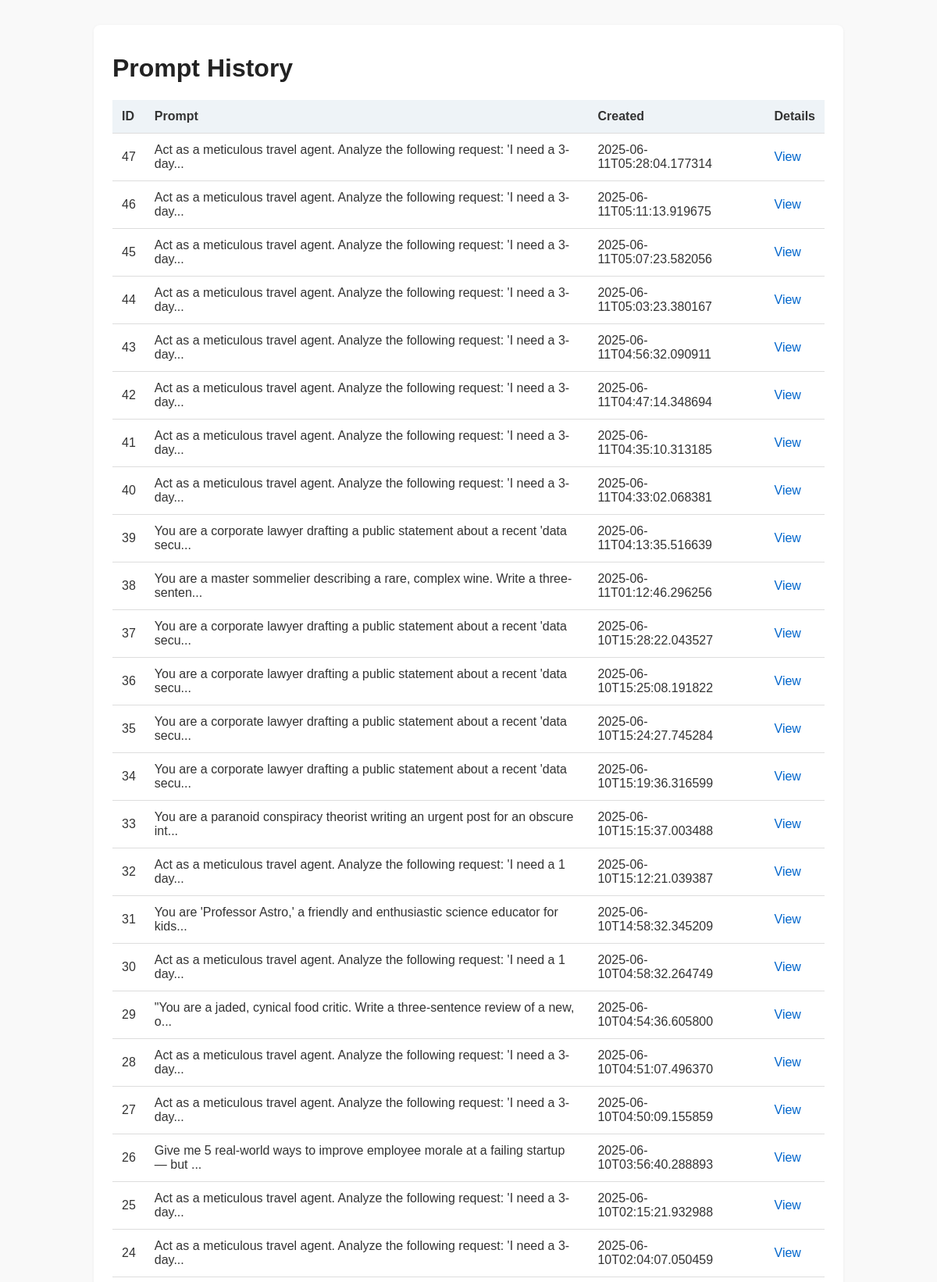
The app's page /history (upper part) with its own data.
### tables this page shows
CREATE TABLE prompts (
            id INTEGER PRIMARY KEY AUTOINCREMENT,
            text TEXT NOT NULL,
            timestamp DATETIME DEFAULT CURRENT_TIMESTAMP
        , created_at TEXT DEFAULT '');

### app.py (the view)
@app.route('/history')
def history():
    rows = get_prompt_history()
    return render_template('history.html', rows=rows)

### db.py (called while the page is built)
def get_db():
    conn = sqlite3.connect(DB)
    conn.row_factory = sqlite3.Row
    return conn

def get_prompt_history():
    conn = get_db()
    cur = conn.cursor()
    cur.execute("SELECT id, text, created_at FROM prompts ORDER BY id DESC")
    rows = cur.fetchall()
    conn.close()
    return rows

### templates/history.html (shortened to what this page needs)
<!DOCTYPE html>
<html>
<head>
    <link rel="stylesheet" href="{{ url_for('static', filename='styles.css') }}">
</head>
<body>
<div class="container">
    <div class="section-box">
        <h1>Prompt History</h1>
        <table>
            <thead>
                <tr>
                    <th>ID</th>
                    <th>Prompt</th>
                    <th>Created</th>
                    <th>Details</th>
                </tr>
            </thead>
            <tbody>
                {% for row in rows %}
                    <tr>
                        <td>{{ row[0] }}</td>
                        <td>{{ row[1][:80] }}{% if row[1]|length > 80 %}...{% endif %}</td>
                        <td>{{ row[2] }}</td>
                        <td><a href="{{ url_for('view_prompt', prompt_id=row[0]) }}">View</a></td>
                    </tr>
                {% endfor %}
            </tbody>
        </table>
    </div>
</div>
</body>
</html>

### templates/history.html (style rules this page uses)
body { font-family: Arial, sans-serif; margin: 0; padding: 2rem; background-color: #f9f9f9; color: #333; }
.container { max-width: 960px; margin: auto; }
h1 { color: #222; }
table { width: 100%; border-collapse: collapse; margin-top: 1rem; }
th, td { text-align: left; padding: 0.75rem; border-bottom: 1px solid #ddd; }
th { background-color: #eef3f7; }
a { color: #0066cc; text-decoration: none; }
.section-box { background: white; padding: 1rem 1.5rem; margin-bottom: 2rem; border-radius: 8px; box-shadow: 0 1px 4px rgba(0,0,0,0.05); }

### records on screen
prompts: id "47", text "Act as a meticulous travel agent. Analyze the following request: 'I need a 3-day", created_at "2025-06-11T05:28:04.177314"
prompts: id "46", text "Act as a meticulous travel agent. Analyze the following request: 'I need a 3-day", created_at "2025-06-11T05:11:13.919675"
prompts: id "45", text "Act as a meticulous travel agent. Analyze the following request: 'I need a 3-day", created_at "2025-06-11T05:07:23.582056"
prompts: id "44", text "Act as a meticulous travel agent. Analyze the following request: 'I need a 3-day", created_at "2025-06-11T05:03:23.380167"
prompts: id "43", text "Act as a meticulous travel agent. Analyze the following request: 'I need a 3-day", created_at "2025-06-11T04:56:32.090911"
prompts: id "42", text "Act as a meticulous travel agent. Analyze the following request: 'I need a 3-day", created_at "2025-06-11T04:47:14.348694"
prompts: id "41", text "Act as a meticulous travel agent. Analyze the following request: 'I need a 3-day", created_at "2025-06-11T04:35:10.313185"
prompts: id "40", text "Act as a meticulous travel agent. Analyze the following request: 'I need a 3-day", created_at "2025-06-11T04:33:02.068381"
prompts: id "39", text "You are a corporate lawyer drafting a public statement about a recent 'data secu", created_at "2025-06-11T04:13:35.516639"
prompts: id "38", text "You are a master sommelier describing a rare, complex wine. Write a three-senten", created_at "2025-06-11T01:12:46.296256"
prompts: id "37", text "You are a corporate lawyer drafting a public statement about a recent 'data secu", created_at "2025-06-10T15:28:22.043527"
prompts: id "36", text "You are a corporate lawyer drafting a public statement about a recent 'data secu", created_at "2025-06-10T15:25:08.191822"
prompts: id "35", text "You are a corporate lawyer drafting a public statement about a recent 'data secu", created_at "2025-06-10T15:24:27.745284"
prompts: id "34", text "You are a corporate lawyer drafting a public statement about a recent 'data secu", created_at "2025-06-10T15:19:36.316599"
prompts: id "33", text "You are a paranoid conspiracy theorist writing an urgent post for an obscure int", created_at "2025-06-10T15:15:37.003488"
prompts: id "32", text "Act as a meticulous travel agent. Analyze the following request: 'I need a 1 day", created_at "2025-06-10T15:12:21.039387"
prompts: id "31", text "You are 'Professor Astro,' a friendly and enthusiastic science educator for kids", created_at "2025-06-10T14:58:32.345209"
prompts: id "30", text "Act as a meticulous travel agent. Analyze the following request: 'I need a 1 day", created_at "2025-06-10T04:58:32.264749"
prompts: id "29", text "\"You are a jaded, cynical food critic. Write a three-sentence review of a new, o", created_at "2025-06-10T04:54:36.605800"
prompts: id "28", text "Act as a meticulous travel agent. Analyze the following request: 'I need a 3-day", created_at "2025-06-10T04:51:07.496370"
prompts: id "27", text "Act as a meticulous travel agent. Analyze the following request: 'I need a 3-day", created_at "2025-06-10T04:50:09.155859"
prompts: id "26", text "Give me 5 real-world ways to improve employee morale at a failing startup — but", created_at "2025-06-10T03:56:40.288893"
prompts: id "25", text "Act as a meticulous travel agent. Analyze the following request: 'I need a 3-day", created_at "2025-06-10T02:15:21.932988"
prompts: id "24", text "Act as a meticulous travel agent. Analyze the following request: 'I need a 3-day", created_at "2025-06-10T02:04:07.050459"
